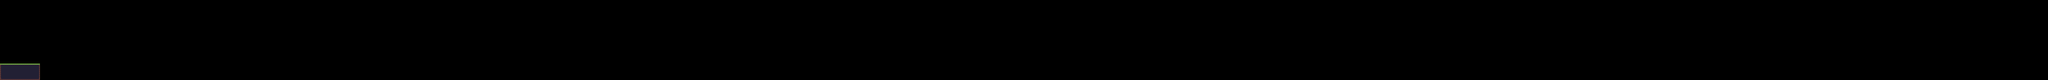

This game map was drawn from its Tiled (.tmx) file and the tilesets committed beside it. A one-line description and the trimmed map source follow:
An orthogonal 1024x40 tile map with 32x32 px tiles, 5 tile layers (danger, collision, objects, details, ...), 1 hidden layer not drawn.

<map version="1.10" tiledversion="1.11.2" orientation="orthogonal" renderorder="right-down" width="1024" height="40" tilewidth="32" tileheight="32" infinite="0" nextlayerid="7" nextobjectid="1">
 <tileset firstgid="1" source="tilesets/terrain_jungle.tsx" />
 <layer id="2" name="danger" width="1024" height="40">
  <data>[40960 cells, 0 non-empty, 0 distinct tile ids]</data>
 </layer>
 <layer id="3" name="collision" width="1024" height="40">
  <data>[40960 cells, 0 non-empty, 0 distinct tile ids]</data>
 </layer>
 <layer id="4" name="objects" width="1024" height="40">
  <data>[40960 cells, 0 non-empty, 0 distinct tile ids]</data>
 </layer>
 <layer id="5" name="details" width="1024" height="40">
  <data>[40960 cells, 0 non-empty, 0 distinct tile ids]</data>
 </layer>
 <layer id="6" name="ground" width="1024" height="40">
  <data>[40960 cells, 180 non-empty, 10 distinct tile ids]</data>
 </layer>
 <layer id="1" name="background" width="1024" height="40" visible="0">
  <data>[40960 cells, 0 non-empty, 0 distinct tile ids]</data>
 </layer>
</map>
